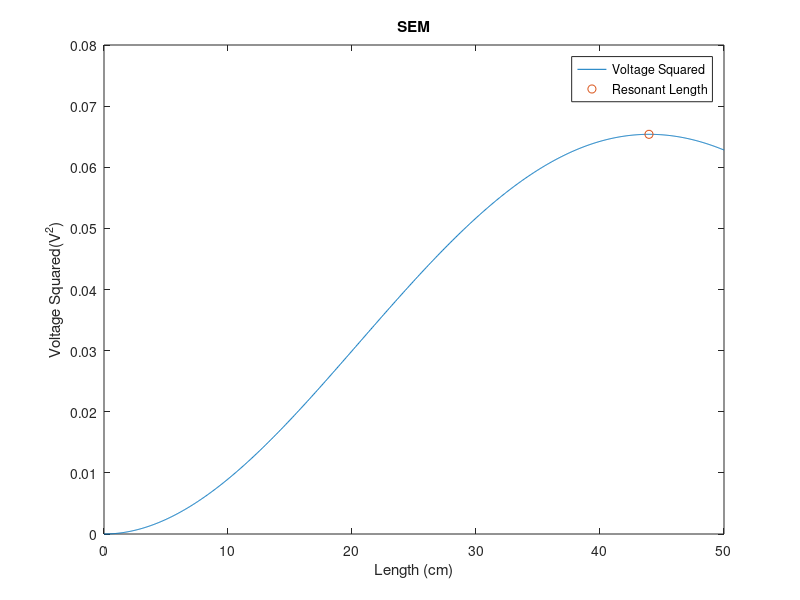
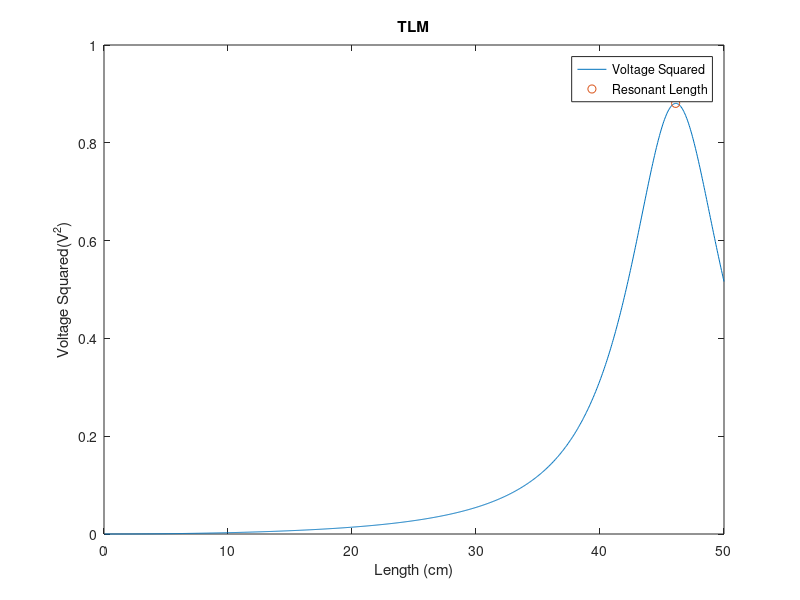

MATLAB code for these plots, in order:
% Lydia Bardwell Speltz
% 12-8-23
% Resonant length prediction assuming constant electric field 

%% Inputs to program 
clear all;
clc;
close all;

fprintf('This resonant length prediction tool is from the following reference: Bardwell Speltz L, Lee SK, Shu Y, Tarasek M, Trzasko J, Foo TK, Bernstein MA. Modeling and measurement of lead tip heating and resonant length for implanted, insulated wires.\n');
fprintf('WARNING: The King Wavenumber and transmission line model may be less accurate for tissues with low conductivity (i.e. fat (cond=0.066 S/m at 1.5T) according to Liu et al. and King et al. (references in comments below)');


% Liu et al. A Transmission Line Model for the Evaluation of MRI RF-Induced Fields on Active Implantable Medical Devices. IEEE Trans Microw Theory Tec. 2018 Sept;66(9):4271-4281. Doi: 10.1109/TMTT.2018.2851975.
% King et al. Insulated linear antenna: Theory and experiment. J Appl Phys. 1974 Apr;45(4):1688-97.



w=2*pi()*63.87*10^6; % frequency in rad/s (2*pi*f)(1.5T)
%w=2*pi()*127.74*10^6;  % frequency in rad/s (2*pi*f) (3T)
mu=4*pi()*10^-7; % permeability in H/m
a=0.39/1000; % radius of wire in m
b=0.625/1000; % radius of wire+insulation in m
e0=8.85418782*10^-12; % absolute permittivity F/m
cond=0.47; % conductivity in S/m
perm=80*e0; % permittivity  in F/m
E=1; % constant E field in V/m
er=2.3; % relative permittivity of insulation 
gamma=1; % reflection coeeficient for the transmission line model 

%% Wavenumber of Medium 
kt_real=w.*sqrt((perm.*mu)./2).*((sqrt(1+(cond./(perm.*w)).^2)) + 1 ).^(1/2); 
kt_imag=w.*sqrt((perm.*mu)./2).*((sqrt(1+(cond./(perm.*w)).^2)) - 1 ).^(1/2);
kt = complex(kt_real, kt_imag); 

%% Wavenumber of Insulator
ki_real=w*sqrt((e0*er)*mu); 
ki_imag=0; 
ki = complex(ki_real, ki_imag); 

%% King Wavenumber 
H0 = besselh(0,kt*b);
H1 = besselh(1,kt*b);
F=H0/((kt*b)*H1);

k=ki*(1+(F/(log(b/a))))^(1/2); 
kI=-imag(k);
kR=real(k);
k=complex(kR,kI);

%% Simple Exponential Model 
d=linspace(0,50,1001)./100; %Length of wire in m
% Voltage Equation 
V=(E/(1i.*k)).*(((exp(-kI.*d)).*cos(kR.*d)-1)+1i.*(exp(-kI.*d)).*sin(kR.*d));
%Voltage Squared Equation
Vs=((E^2)/(abs(k).^2)).*(1+exp(2.*kI.*d)-2.*exp(kI.*d).*cos(kR.*d));
[Y,I]=max(Vs); 

% Derivative of voltage squared equation
dVs=(kI.*exp(kI.*d)-kI.*cos(kR.*d)+kR.*sin(kR.*d));

figure; plot(d*100,Vs);ylabel('Voltage Squared(V^2)'); xlabel('Length (cm)'); title('SEM');
hold on;
plot(d(1,I)*100,Vs(1,I),'o'); legend('Voltage Squared','Resonant Length');
clear Vs V

% Find where the derivative is equal to 0
myfun = @(d,E,k,kI,kR) (((E^2)/abs(k)^2).*(-2.*kI.*exp(2.*kI.*d)+2.*kI.*exp(kI.*d).*cos(kR.*d)+2.*kR.*exp(kI.*d).*sin(kR.*d)));  % parameterized function
fun = @(z) myfun(z,E,k,kI,kR);    
x = fzero(fun,0.24);

fprintf('The resonant length using the King Wavenumber in the SEM is %0.4f cm\n',d(1,I)*100);

%% Transmission Line Model 
d=linspace(0,50,1001)./100; %Length of wire in m

%Voltage Squared Equation
Vs=E.^2.*((1./(exp(-2.*kI.*d)+(gamma.^2).*exp(2.*kI.*d)-(2.*gamma.*cos(2.*kR.*d))))).*((1./abs(k.^2)).*((gamma.^2).*exp(2.*kI.*d)+(2.*gamma.*cos(2.*kR.*d))+((1+gamma).^2)+(exp(-2.*kI.*d))-(2.*cos(kR.*d).*(1+gamma).*((gamma.*exp(kI.*d))+exp(-kI.*d)))));

% Find where the voltage is a max
[Y,I]=max(Vs); 

figure; plot(d*100,Vs);ylabel('Voltage Squared(V^2)'); xlabel('Length (cm)'); title('TLM');
hold on;
plot(d(1,I)*100,Vs(1,I),'o'); legend('Voltage Squared','Resonant Length');

fprintf('The resonant length using the King Wavenumber in the TLM is %0.4f cm\n',d(1,I)*100);
